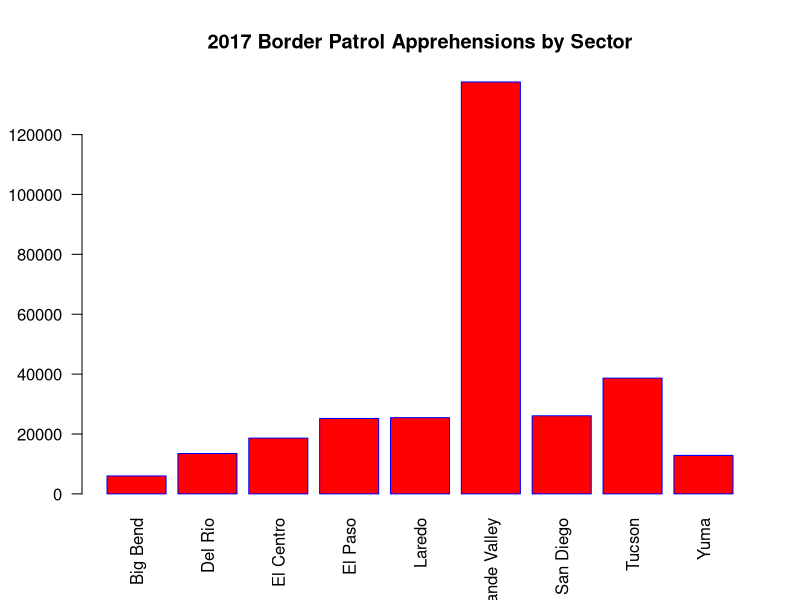
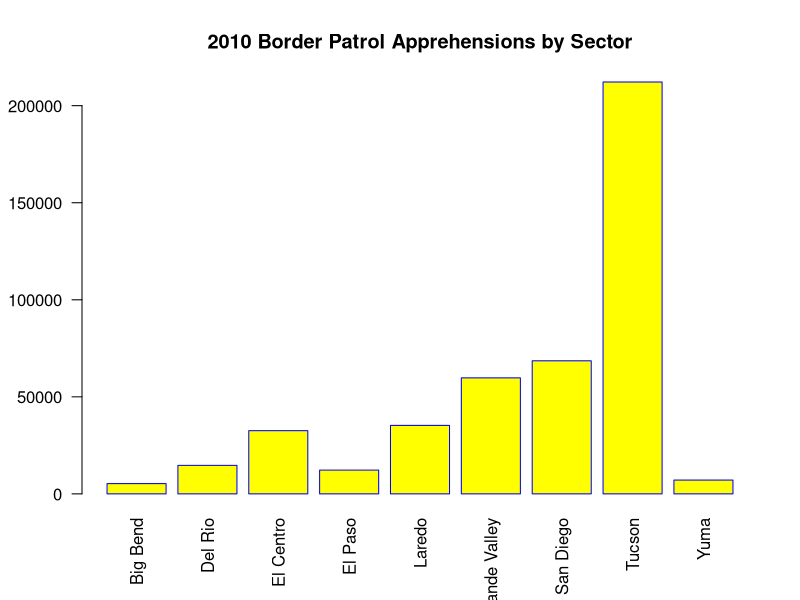
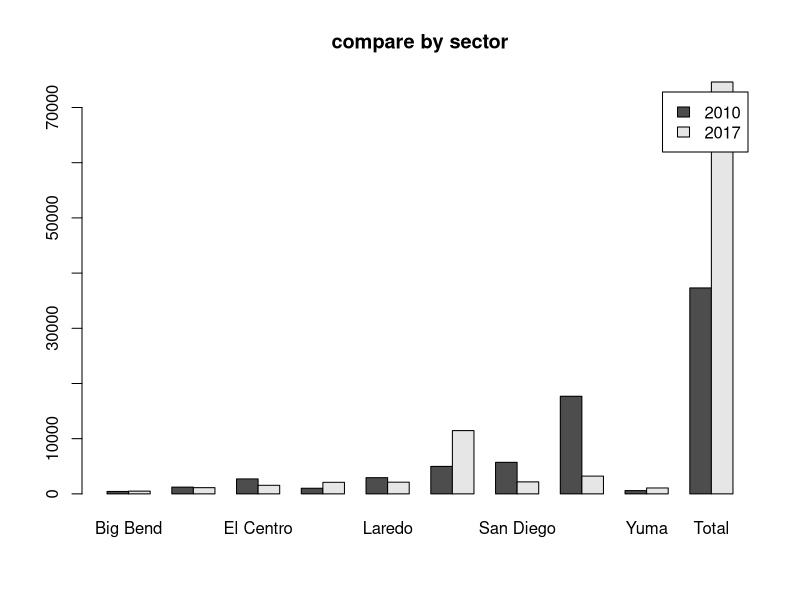
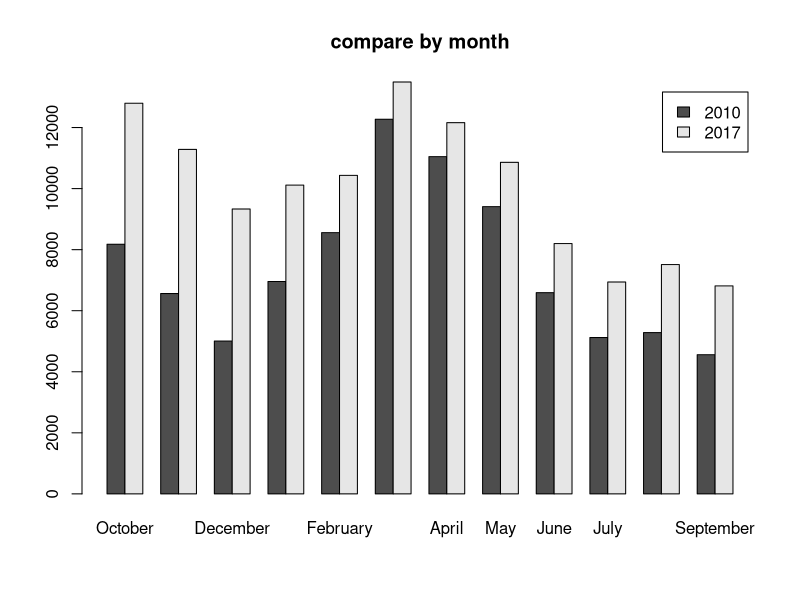
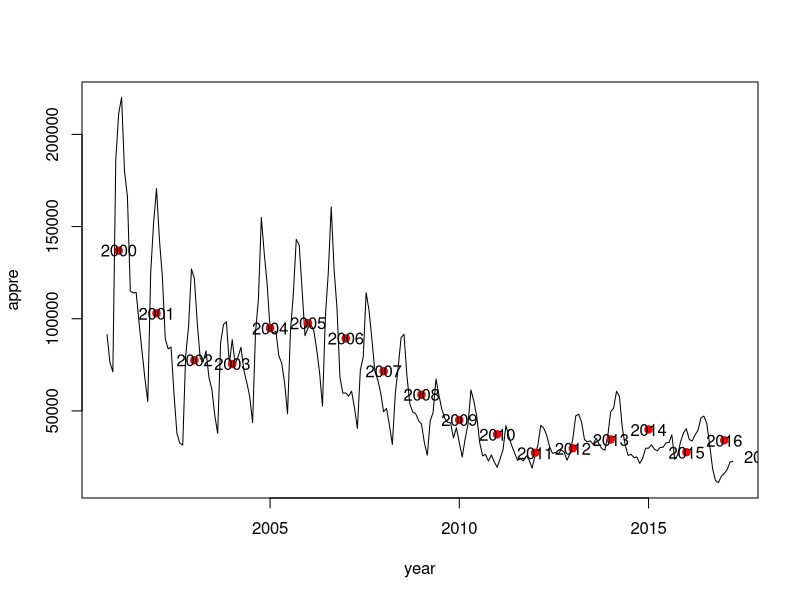

The R source for these figures, in order:
## ---- chunk 1
knitr::opts_chunk$set(echo = TRUE)
## ---- chunk 2
data2010<-read.csv("bp appre 2010.csv")
data2017<-read.csv("bp appre 2017.csv")
datas<-read.csv("PB monthly summaries.csv")
datas2 = apply(t(datas[,2:13]),1,rev) 
#datas[,2:13]
#datas = apply(t(datas),1,rev) 
datas$mean<-apply(datas[,2:13],1,mean)
ndata<-nrow(datas[,2:13])
rownames(datas)<-datas[,1]
datas<-cbind(datas,rowSums(datas))
colnames(datas)<-c(colnames(datas)[-length(colnames(datas))],"Total")
datas<-subset(datas,select=-c(year))
#View(datas)
rownames(data2010)<-data2010[,1]
data2010<-subset(data2010,select=-c(Sector))
rownames(data2017)<-data2017[,1]
data2017<-subset(data2017,select=-c(Sector))
data2010 <- rbind(data2010, colSums(data2010))

#rownames(data2010)

#-length(rownames(data2010))  
  
rownames(data2010) <- c(rownames(data2010)[-length(rownames(data2010))], "Total")

data2010 <- cbind(data2010,rowSums(data2010))

colnames(data2010) <- c(colnames(data2010)[-length(colnames(data2010))], "Total")

#View(data2010)

data2017 <- rbind(data2017, colSums(data2010))

#-length(rownames(data2010))  
  
rownames(data2017) <- c(rownames(data2017)[-length(rownames(data2017))], "Total")

data2017 <- cbind(data2017,rowSums(data2017))

colnames(data2017) <- c(colnames(data2017)[-length(colnames(data2017))], "Total")

#View(data2017)
## ---- chunk 3
knitr::opts_chunk$set(echo = TRUE)
mean2010s<-apply(data2010[,1:12],1,mean)
mean2010m<-apply(data2010[,1:12],2,mean)
mean2017s<-apply(data2017[,1:12],1,mean)
mean2017m<-apply(data2017[,1:12],2,mean)
bpsector<-cbind(mean2010s,mean2017s)
bpmonth<-cbind(mean2010m,mean2017m)
sec2010<-as.data.frame(t(data2010[,1:12]))
as.character(colnames(sec2010))
sec2017<-as.data.frame(t(data2017[,1:12]))
as.character(colnames(sec2017))
t.test(sec2010$Tucson,sec2017$`Rio Grande Valley`)
month2010<-as.data.frame((data2010[,6:8]))
as.character(rownames(month2010))
month2010$sum<-apply(month2010,1,sum)
maxmonth2010<-max(month2010$sum)
month2017<-as.data.frame((data2017[,1:3]))
as.character(rownames(month2017))
month2017$sum<-apply(month2017,1,sum)
maxmonth2017<-max(month2017$sum)
t.test(month2010$sum,month2017$sum)
## ---- chunk 4
knitr::opts_chunk$set(echo = TRUE)


barplot(data2017[1:9,13], names.arg = rownames(data2017)[1:9], 
        las=2,
        axisnames=TRUE,
        main="2017 Border Patrol Apprehensions by Sector",
        border="blue",
        col="red")


barplot(data2010[1:9,13], names.arg = rownames(data2010)[1:9], 
        las=2,
        axisnames=TRUE,
        main="2010 Border Patrol Apprehensions by Sector",
        border="blue",
        col="yellow")
barplot(t(bpsector),beside = TRUE,legend.text = c("2010","2017"),main = "compare by sector")
barplot(t(bpmonth),beside = TRUE,legend.text = c("2010","2017"),main = "compare by month")
## ---- chunk 5
#sum_each_year <- apply(datas, MARGIN = 1, FUN = 'sum')
#sum_each_year <- ts(datas)
#sum_each_year
#data11 <- read.table(pipe("pbpaste"), sep="\t", header=T)
#datas2 = apply(t(datas),1,rev) 
ts2 <- as.vector(t(datas2))
#ts2
ts3 <- ts(ts2,frequency = 13,start = c(2000,10))#, start = c(2000,10), frequency=12)ts3
#ts3
ts.plot(ts3,gpars = list(xlab="year",ylab="appre"))
datasmean <- apply(datas2,1,mean)

points(c(2001:2018), datasmean, pch = 19, col = 'red')
text(c(2001:2018), datasmean, c(2000:2017))
#points()
#lapply(data11, `[`, 1)
